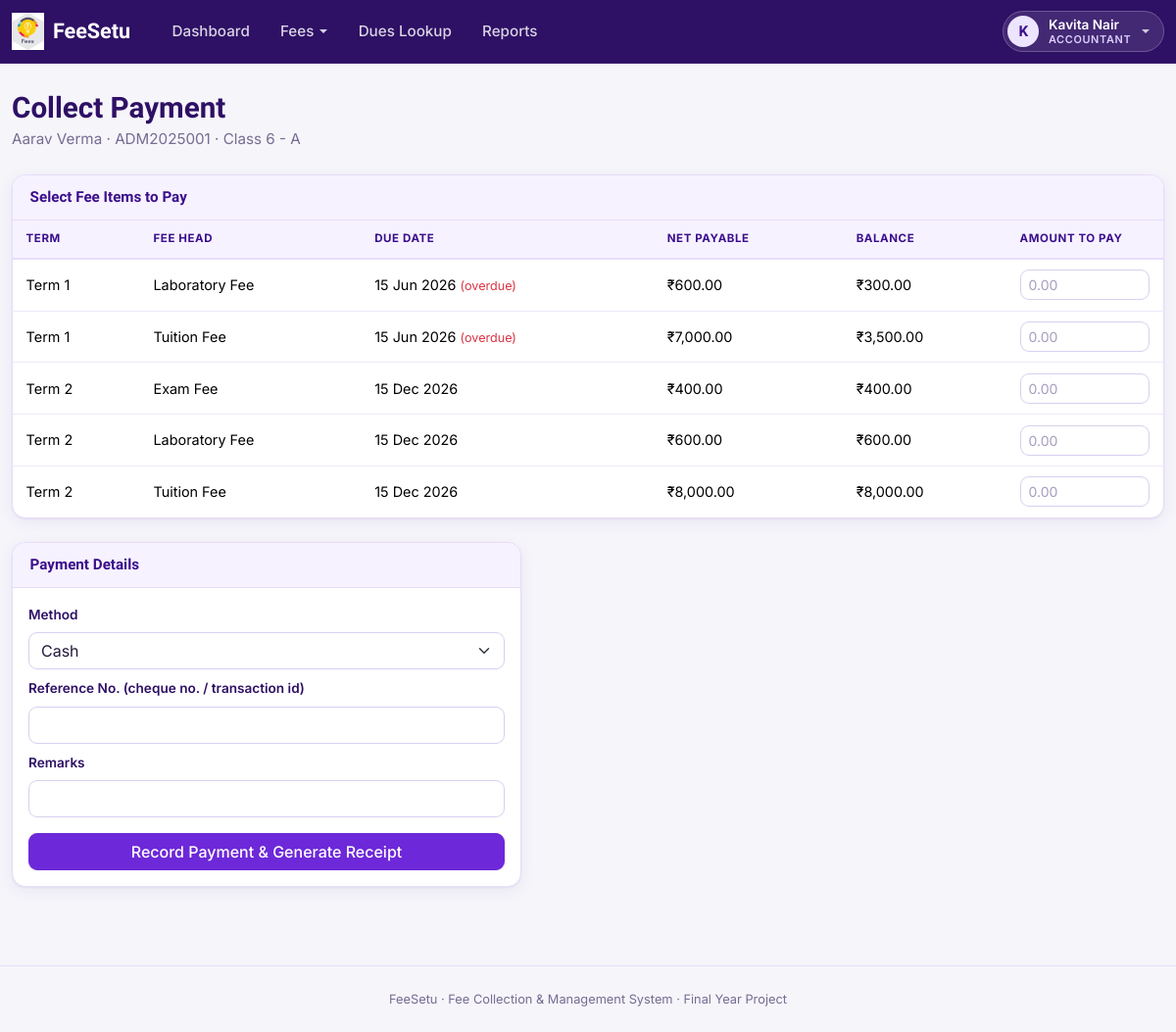
/index.php?route=payments/collect&student_id=1 (signed in), run on the app's committed database.
### tables this page shows
CREATE TABLE students (
    id               INT AUTO_INCREMENT PRIMARY KEY,
    user_id          INT NOT NULL UNIQUE,
    admission_no     VARCHAR(30) NOT NULL UNIQUE,
    class_id         INT NOT NULL,
    roll_no          INT NOT NULL DEFAULT 0,
    guardian_name    VARCHAR(100) NULL,
    guardian_phone   VARCHAR(20) NULL,
    dob              DATE NULL,
    address          VARCHAR(255) NULL,
    status           ENUM('active','inactive') NOT NULL DEFAULT 'active',
    created_at       TIMESTAMP NOT NULL DEFAULT CURRENT_TIMESTAMP,
    FOREIGN KEY (user_id) REFERENCES users(id) ON DELETE CASCADE,
    FOREIGN KEY (class_id) REFERENCES classes(id) ON DELETE RESTRICT
);

CREATE TABLE users (
    id            INT AUTO_INCREMENT PRIMARY KEY,
    name          VARCHAR(100) NOT NULL,
    email         VARCHAR(150) NOT NULL UNIQUE,
    password      VARCHAR(255) NOT NULL,
    role          ENUM('super_admin','accountant','student') NOT NULL,
    status        ENUM('active','inactive') NOT NULL DEFAULT 'active',
    created_at    TIMESTAMP NOT NULL DEFAULT CURRENT_TIMESTAMP
);

CREATE TABLE classes (
    id             INT AUTO_INCREMENT PRIMARY KEY,
    name           VARCHAR(50) NOT NULL,
    section        VARCHAR(10) NOT NULL,
    academic_year  VARCHAR(9) NOT NULL,
    created_at     TIMESTAMP NOT NULL DEFAULT CURRENT_TIMESTAMP,
    UNIQUE KEY uq_class (name, section, academic_year)
);

CREATE TABLE student_dues (
    id                      INT AUTO_INCREMENT PRIMARY KEY,
    student_id              INT NOT NULL,
    fee_structure_item_id   INT NOT NULL,
    base_amount             DECIMAL(10,2) NOT NULL,
    concession_amount       DECIMAL(10,2) NOT NULL DEFAULT 0.00,
    concession_reason       VARCHAR(255) NULL,
    concession_by           INT NULL,
    concession_at           DATETIME NULL,
    late_fee_amount         DECIMAL(10,2) NOT NULL DEFAULT 0.00,
    late_fee_applied_at     DATETIME NULL,
    amount_paid             DECIMAL(10,2) NOT NULL DEFAULT 0.00,
    due_date                DATE NOT NULL,
    status                  ENUM('pending','partial','paid') NOT NULL DEFAULT 'pending',
    created_at              TIMESTAMP NOT NULL DEFAULT CURRENT_TIMESTAMP,
    UNIQUE KEY uq_student_due (student_id, fee_structure_item_id),
    FOREIGN KEY (student_id) REFERENCES students(id) ON DELETE CASCADE,
    FOREIGN KEY (fee_structure_item_id) REFERENCES fee_structure_items(id) ON DELETE CASCADE,
    FOREIGN KEY (concession_by) REFERENCES users(id) ON DELETE SET NULL
);

CREATE TABLE fee_structures (
    id                INT AUTO_INCREMENT PRIMARY KEY,
    class_id          INT NOT NULL,
    term              VARCHAR(30) NOT NULL,
    academic_year     VARCHAR(9) NOT NULL,
    due_date          DATE NOT NULL,
    late_fee_type     ENUM('flat','percent') NOT NULL DEFAULT 'flat',
    late_fee_value    DECIMAL(10,2) NOT NULL DEFAULT 0.00,
    grace_days        INT NOT NULL DEFAULT 0,
    created_by        INT NULL,
    status            ENUM('active','inactive') NOT NULL DEFAULT 'active',
    created_at        TIMESTAMP NOT NULL DEFAULT CURRENT_TIMESTAMP,
    UNIQUE KEY uq_structure (class_id, term, academic_year),
    FOREIGN KEY (class_id) REFERENCES classes(id) ON DELETE CASCADE,
    FOREIGN KEY (created_by) REFERENCES users(id) ON DELETE SET NULL
);

CREATE TABLE fee_heads (
    id            INT AUTO_INCREMENT PRIMARY KEY,
    name          VARCHAR(100) NOT NULL UNIQUE,
    description   VARCHAR(255) NULL,
    created_at    TIMESTAMP NOT NULL DEFAULT CURRENT_TIMESTAMP
);

### app/controllers/PaymentController.php (called while the page is built, shortened)
<?php
require_once __DIR__ . '/../models/Student.php';
require_once __DIR__ . '/../models/StudentDue.php';
class PaymentController
{
    public function collectForm(): void
    {
        $studentId = (int)($_GET['student_id'] ?? 0);
        $student = Student::find($studentId);
        $outstanding = StudentDue::outstandingForStudent($studentId);
        require __DIR__ . '/../views/fees/payment_form.php';
    }
}

### public/index.php (called while the page is built, shortened)
<?php
require_once __DIR__ . '/../core/helpers.php';
require_once __DIR__ . '/../core/Database.php';
require_once __DIR__ . '/../app/models/StudentDue.php';
require_once __DIR__ . '/../app/controllers/PaymentController.php';
$router = new Router();
$router->get('login', fn() => (new AuthController())->showLogin());
$router->post('login', fn() => (new AuthController())->login());
$router->post('logout', fn() => (new AuthController())->logout());
$router->get('account/password', fn() => (new AccountController())->passwordForm());
$router->post('account/password', fn() => (new AccountController())->passwordUpdate());
$router->get('admin/dashboard', fn() => (new AdminController())->dashboard());
$router->get('admin/classes', fn() => (new AdminController())->classes());
$router->post('admin/classes/store', fn() => (new AdminController())->classStore());
$router->post('admin/classes/update', fn() => (new AdminController())->classUpdate());
$router->post('admin/classes/delete', fn() => (new AdminController())->classDelete());
$router->get('admin/students', fn() => (new AdminController())->students());
$router->post('admin/students/store', fn() => (new AdminController())->studentStore());
$router->get('admin/students/import', fn() => (new AdminController())->studentImportForm());
$router->post('admin/students/import', fn() => (new AdminController())->studentImport());
$router->get('admin/students/import/result', fn() => (new AdminController())->studentImportResult());
$router->get('admin/students/view', fn() => (new AdminController())->studentView());
$router->post('admin/students/status', fn() => (new AdminController())->studentStatus());
$router->get('admin/accountants', fn() => (new AdminController())->accountants());
$router->post('admin/accountants/store', fn() => (new AdminController())->accountantStore());
$router->post('admin/accountants/status', fn() => (new AdminController())->accountantStatus());
$router->get('accountant/dashboard', fn() => (new AccountantController())->dashboard());
$router->get('fee-heads', fn() => (new FeeController())->heads());
$router->post('fee-heads/store', fn() => (new FeeController())->headStore());
$router->post('fee-heads/update', fn() => (new FeeController())->headUpdate());
$router->post('fee-heads/delete', fn() => (new FeeController())->headDelete());
$router->get('fee-structures', fn() => (new FeeController())->structures());
$router->get('fee-structures/create', fn() => (new FeeController())->structureCreateForm());
$router->post('fee-structures/store', fn() => (new FeeController())->structureStore());
$router->get('fee-structures/view', fn() => (new FeeController())->structureView());
$router->post('fee-structures/status', fn() => (new FeeController())->structureStatus());
$router->get('dues', fn() => (new DuesController())->search());
$router->get('dues/view', fn() => (new DuesController())->view());
$router->post('dues/concession', fn() => (new DuesController())->concessionStore());
$router->get('payments/collect', fn() => (new PaymentController())->collectForm());
$router->post('payments/store', fn() => (new PaymentController())->store());
$router->get('payments/receipt', fn() => (new PaymentController())->receipt());
$router->get('payments/receipt/download', fn() => (new PaymentController())->receiptDownload());
$router->get('reports', fn() => (new ReportController())->index());
$router->get('student/dashboard', fn() => (new StudentController())->dashboard());
$router->get('student/dues', fn() => (new StudentController())->dues());
$router->get('student/history', fn() => (new StudentController())->history());
$route = $_GET['route'] ?? '';
$router->dispatch($_SERVER['REQUEST_METHOD'], $route);

### core/Router.php (called while the page is built, shortened)
<?php
class Router
{
    private array $routes = ['GET' => [], 'POST' => []];
    public function get(string $route, callable $handler): void
    {
        $this->routes['GET'][$route] = $handler;
    }
    public function post(string $route, callable $handler): void
    {
        $this->routes['POST'][$route] = $handler;
    }
    public function dispatch(string $method, string $route): void
    {
        $handler = $this->routes[$method][$route] ?? null;
        try {
            $handler();
        } catch (Throwable $e) {
            error_log($e->getMessage());
            http_response_code(500);
            require __DIR__ . '/../app/views/errors/500.php';
        }
    }
}

### core/Database.php (called while the page is built)
<?php
class Database
{
    private static ?PDO $instance = null;
    public static function connect(): PDO
    {
        if (self::$instance === null) {
            $config = require __DIR__ . '/../config/database.php';
            $dsn = sprintf(
                'mysql:host=%s;port=%d;dbname=%s;charset=%s',
                $config['host'],
                $config['port'],
                $config['database'],
                $config['charset']
            );
            self::$instance = new PDO($dsn, $config['username'], $config['password'], [
                PDO::ATTR_ERRMODE            => PDO::ERRMODE_EXCEPTION,
                PDO::ATTR_DEFAULT_FETCH_MODE => PDO::FETCH_ASSOC,
                PDO::ATTR_EMULATE_PREPARES   => false,
            ]);
        }
        return self::$instance;
    }
}

### app/models/Student.php (called while the page is built, shortened)
<?php
class Student
{
    private static function baseSelect(): string
    {
        return 'SELECT st.*, u.name, u.email, u.status AS user_status,
                        c.name AS class_name, c.section AS class_section, c.academic_year
                 FROM students st
                 JOIN users u ON u.id = st.user_id
                 JOIN classes c ON c.id = st.class_id';
    }
    public static function find(int $id): ?array
    {
        $stmt = Database::connect()->prepare(self::baseSelect() . ' WHERE st.id = ?');
        $stmt->execute([$id]);
        $row = $stmt->fetch();
        return $row ?: null;
    }
}

### core/helpers.php (called while the page is built, shortened)
<?php
function e(?string $value): string
{
    return htmlspecialchars($value ?? '', ENT_QUOTES, 'UTF-8');
}
function inr(float|int|string $amount): string
{
    $amount = (float)$amount;
    $negative = $amount < 0;
    $amount = abs($amount);
    $parts = explode('.', number_format($amount, 2, '.', ''));
    $intPart = $parts[0];
    $decPart = $parts[1];
    if (strlen($intPart) > 3) {
        $lastThree = substr($intPart, -3);
        $rest = substr($intPart, 0, -3);
        $rest = preg_replace('/\B(?=(\d{2})+(?!\d))/', ',', $rest);
        $grouped = $rest . ',' . $lastThree;
    } else {
        $grouped = $intPart;
    }
    return ($negative ? '-' : '') . '₹' . $grouped . '.' . $decPart;
}
function format_date(?string $date): string
{
    $ts = strtotime($date);
    return $ts === false ? '-' : date('d M Y', $ts);
}

### app/models/StudentDue.php (called while the page is built, shortened)
<?php
class StudentDue
{
    private static function baseSelect(): string
    {
        return "SELECT sd.*,
                        fh.name AS fee_head_name,
                        fs.term, fs.academic_year, fs.late_fee_type, fs.late_fee_value, fs.grace_days,
                        fsi.fee_structure_id,
                        (sd.base_amount - sd.concession_amount + sd.late_fee_amount) AS net_payable,
                        (sd.base_amount - sd.concession_amount + sd.late_fee_amount - sd.amount_paid) AS balance
                 FROM student_dues sd
                 JOIN fee_structure_items fsi ON fsi.id = sd.fee_structure_item_id
                 JOIN fee_heads fh ON fh.id = fsi.fee_head_id
                 JOIN fee_structures fs ON fs.id = fsi.fee_structure_id";
    }
    public static function outstandingForStudent(int $studentId): array
    {
        $sql = self::baseSelect() . " WHERE sd.student_id = ? AND sd.status != 'paid'
                ORDER BY fs.due_date, fh.name";
        $stmt = Database::connect()->prepare($sql);
        $stmt->execute([$studentId]);
        return $stmt->fetchAll();
    }
}

### app/views/fees/payment_form.php (the view, shortened to what this page needs)
<?php require __DIR__ . '/../partials/header.php'; ?>
<?php require __DIR__ . '/../partials/navbar.php'; ?>
<h1 class="fs-page-title">Collect Payment</h1>
<p class="fs-page-sub"><?= e($student['name']) ?> &middot; <?= e($student['admission_no']) ?> &middot; <?= e($student['class_name']) ?> - <?= e($student['class_section']) ?></p>
<?php if (empty($outstanding)): ?>
    <p class="fs-empty">This student has no outstanding dues.</p>
    <a href="/index.php?route=dues/view&student_id=<?= (int)$student['id'] ?>" class="btn btn-outline-primary">Back to Dues</a>
<?php else: ?>
<form method="POST" action="/index.php?route=payments/store">
    <div class="card mb-4">
        <div class="card-header">Select Fee Items to Pay</div>
        <div class="table-responsive">
            <table class="table mb-0 align-middle">
                <thead><tr><th>Term</th><th>Fee Head</th><th>Due Date</th><th>Net Payable</th><th>Balance</th><th style="width:160px;">Amount to Pay</th></tr></thead>
                <tbody>
                <?php foreach ($outstanding as $d): ?>
                    <?php $overdue = strtotime($d['due_date']) < strtotime(date('Y-m-d')); ?>
                    <tr>
                        <td><?= e($d['term']) ?></td>
                        <td><?= e($d['fee_head_name']) ?></td>
                        <td><?= format_date($d['due_date']) ?><?= $overdue ? ' <span class="text-danger small">(overdue)</span>' : '' ?></td>
                        <td><?= inr($d['net_payable']) ?></td>
                        <td><?= inr($d['balance']) ?></td>
                        <td>
                            <input type="number" class="form-control form-control-sm" name="pay_amount[]"
                                   step="0.01" min="0" max="<?= (float)$d['balance'] ?>" placeholder="0.00" data-balance="<?= (float)$d['balance'] ?>">
                        </td>
                    </tr>
                <?php endforeach; ?>
                </tbody>
            </table>
        </div>
    </div>
    <div class="card" style="max-width:520px;">
        <div class="card-header">Payment Details</div>
        <div class="card-body">
            <div class="mb-2">
                <label class="form-label">Method</label>
                <select class="form-select" name="method" required>
                    <option value="cash">Cash</option>
                </select>
            </div>
            <div class="mb-2">
                <label class="form-label">Reference No. (cheque no. / transaction id)</label>
                <input class="form-control" name="reference_no">
            </div>
            <div class="mb-3">
                <label class="form-label">Remarks</label>
                <input class="form-control" name="remarks">
            </div>
            <button type="submit" class="btn btn-primary w-100">Record Payment &amp; Generate Receipt</button>
        </div>
    </div>
</form>
<?php endif; ?>
<?php require __DIR__ . '/../partials/footer.php'; ?>

### data on the page
students: user.name "Aarav Verma", admission_no "ADM2025001", class.name "Class 6", class.section "A"
student_dues: fee_structures.term "Term 1", fee_heads.name "Laboratory Fee", due_date "15 Jun 2026", shows "(overdue)", net_payable "₹600.00", balance "₹300.00"
student_dues: fee_structures.term "Term 1", fee_heads.name "Tuition Fee", due_date "15 Jun 2026", shows "(overdue)", net_payable "₹7,000.00", balance "₹3,500.00"
student_dues: fee_structures.term "Term 2", fee_heads.name "Exam Fee", due_date "15 Dec 2026", net_payable "₹400.00", balance "₹400.00"
student_dues: fee_structures.term "Term 2", fee_heads.name "Laboratory Fee", due_date "15 Dec 2026", net_payable "₹600.00", balance "₹600.00"
student_dues: fee_structures.term "Term 2", fee_heads.name "Tuition Fee", due_date "15 Dec 2026", net_payable "₹8,000.00", balance "₹8,000.00"

### other printed values
$item "Dashboard"
$item['label'] "Fees"
$item "Dues Lookup"
$item "Reports"
$initial "K"
$userName "Kavita Nair"
$roleLabel "ACCOUNTANT"
